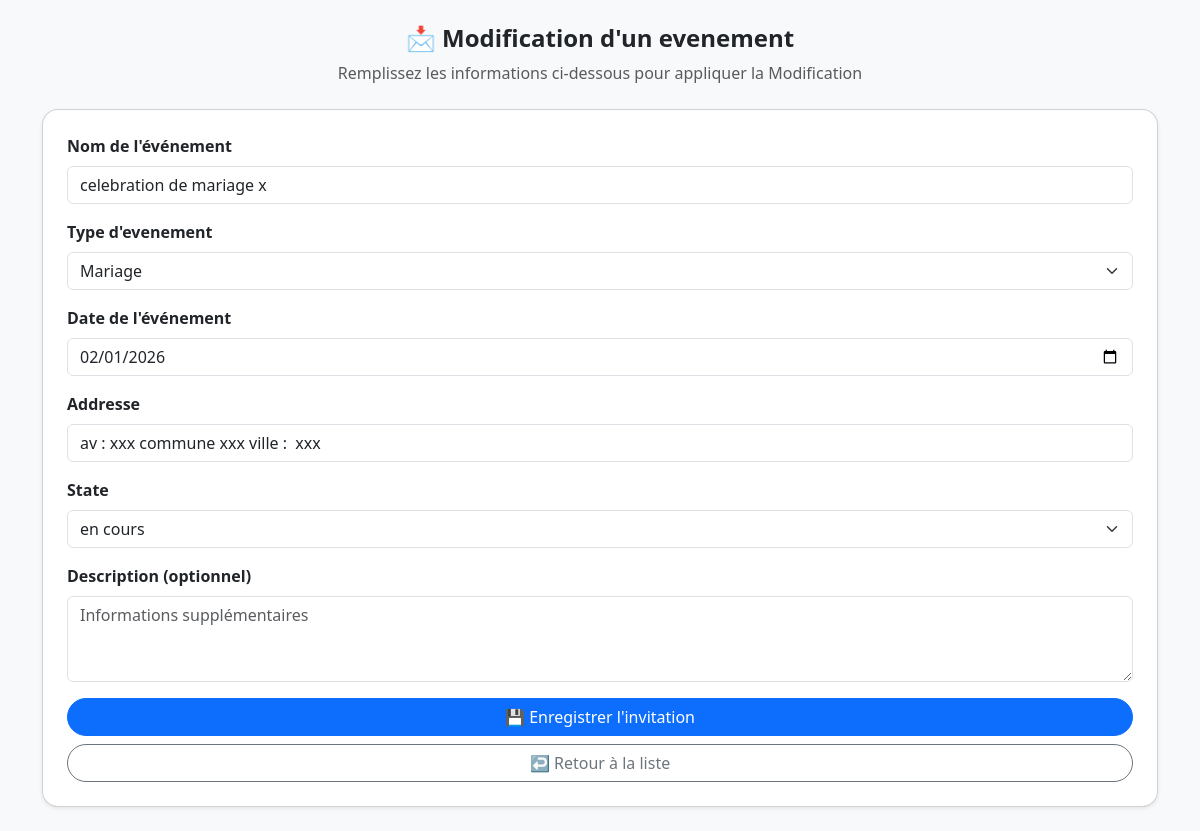
Page /edit_event/5ec690a2-1341-479e-89ba-2e53b28ab143 on the earlier database version.
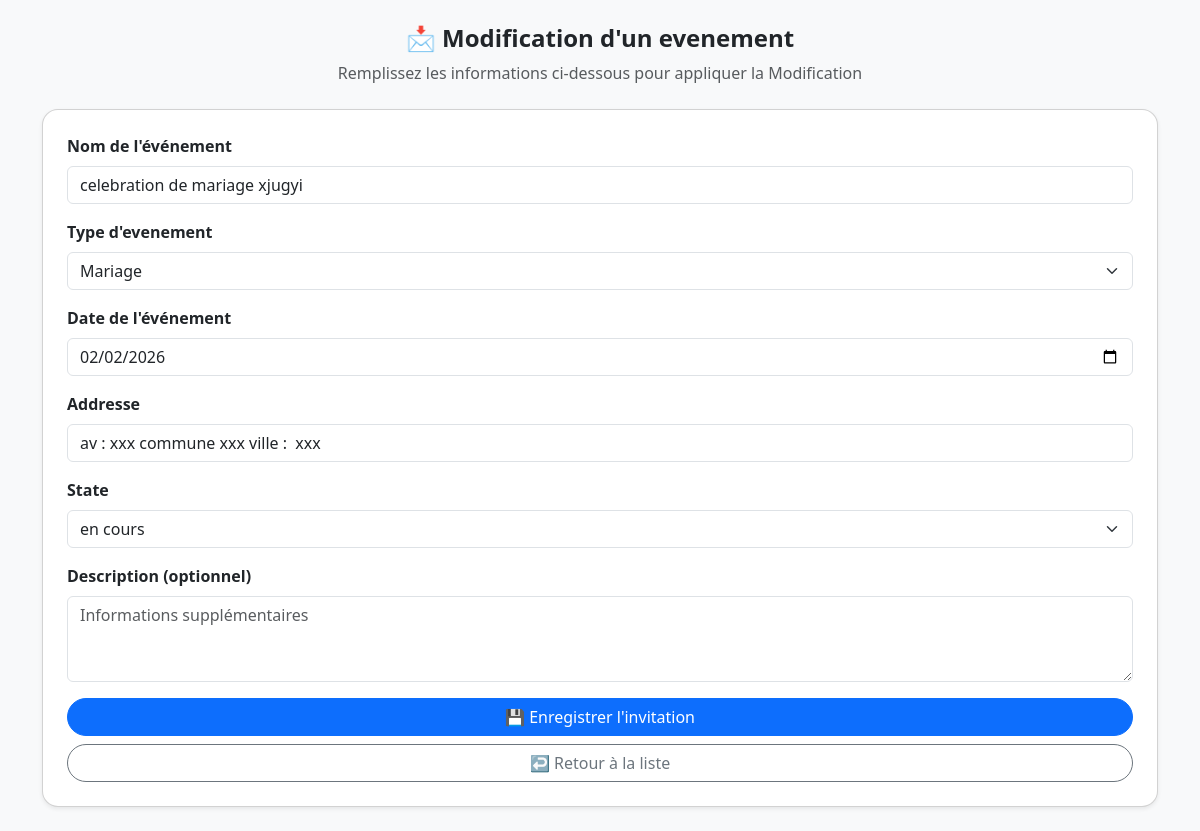
Same page on the later database version.
### models.py (models this page shows)
class Event(Base): #event table
    __tablename__="events"
    id = Column(String,primary_key=True,unique=True,default=lambda :str(uuid4()))
    name = Column(String(50))
    type = Column(String(50))
    date = Column(Date)
    address = Column(String(50))
    description = Column(Text,nullable=True)
    created_date = Column(DateTime,default=datetime.now())
    state = Column(String,default="en cours")
    guests = relationship("Guest",back_populates="event",cascade="all,delete")

### Routers/event.py (the view)
@Root.get("/edit_event/{event_id}")#la root pour la modification d'un evenement
def editEvent(request:Request,event_id : str,event:Session = Depends(connecting)):
    editEvent = event.query(Event).filter(Event.id == event_id).first()
    return templates.TemplateResponse("Event/Forms/edit_form.html",{'request':request,"event":editEvent})

### Templates/Event/Forms/edit_form.html (shortened to what this page needs)
<!DOCTYPE html>
<html lang="fr">
<head>
    <link href="https://cdn.jsdelivr.net/npm/bootstrap@5.3.2/dist/css/bootstrap.min.css" rel="stylesheet">
</head>
<body class="bg-light">
<div class="container py-4">
    <div class="mb-4 text-center">
        <h4 class="fw-bold">📩 Modification d'un evenement</h4>
        <p class="text-muted">Remplissez les informations ci-dessous pour appliquer la Modification</p>
    </div>
    <div class="card shadow-sm rounded-4 p-4">
        <form method="post" action="/edit_event/{{event.id}}">
            <div class="mb-3">
                <label for="titre" class="form-label fw-semibold">Nom de l'événement</label>
                <input type="text" class="form-control" id="titre" name="eventName" placeholder="Ex : Gala 2026" value="{{event.name}}" required>
            </div>
            <div class="mb-3">
                <label for="lieu" class="form-label fw-semibold">Type d'evenement</label>
                <select name="eventType" id="eventState" class="form-select">
                    <option value="Mariage"{%if event.type == 'Mariage' %}selected{%endif%}>Mariage</option>
                </select>
            </div>
            <div class="mb-3">
                <label for="date" class="form-label fw-semibold">Date de l'événement</label>
                <input type="date" class="form-control" id="date" name="eventDate" value="{{event.date}}" required>
            </div>
            <div class="mb-3">
                <label for="lieu" class="form-label fw-semibold">Addresse</label>
                <input type="text" class="form-control" id="lieu" name="eventAddress" placeholder="Ex : av : xxx commune : xxx ville : xxx" value="{{event.address}}" required>
            </div>
               <div class="mb-3">
                    <label for="lieu" class="form-label fw-semibold">State</label>
                    <select name="eventState" id="eventState" class="form-select">
                        <option value="{{event.state}}">{{event.state}}</option>
                    </select>
                </div>
            <div class="mb-3">
                <label for="description" class="form-label fw-semibold">Description (optionnel)</label>
                <textarea class="form-control" id="description" name="eventDescription" rows="3" value="{{event.description}}" placeholder="Informations supplémentaires"></textarea>
            </div>
            <div class="d-grid gap-2">
                <button type="submit" class="btn btn-primary rounded-pill">💾 Enregistrer l'invitation</button>
                <a href="{{url_for('event_list')}}" class="btn btn-outline-secondary rounded-pill">↩️ Retour à la liste</a>
            </div>
        </form>
    </div>
</div>
</body>
</html>

Differences in the rows shown:
changed Event "Mariage": eventName "celebration de mariage x" → "celebration de mariage xjugyi"; eventDate "02/01/2026" → "02/02/2026"
